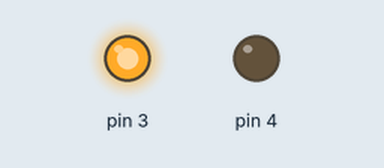
Simulated run of this sketch. Board: Arduino Uno, built with avr-gcc and run on an emulated ATmega328P. Parts: output pins drawn as LEDs (lit = HIGH).

Above: at 1.0 s.
At 3.0 s:
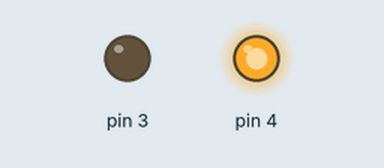
Timing chart, 0 to 5.2 s (numbered marks = the images above):
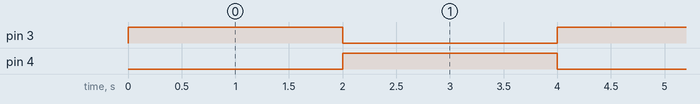

Measured:
- by itself, pin 3, pin 4: alternates HIGH for 2.0 s and LOW for 2.0 s

The sketch:

two_relay_DC.ino
```cpp
//two relay with two motor

void setup()
{
  pinMode(3, OUTPUT);
  pinMode(4, OUTPUT);
}


void loop()
{
  //the motor will turn counter clockwise for two second
  digitalWrite(3, HIGH);
  digitalWrite(4, LOW);
  delay(2000);
    //the motor will turn clockwise for two second
  digitalWrite(4, HIGH);
  digitalWrite(3, LOW);
  delay(2000);


}
```
